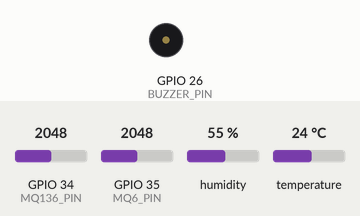
This sketch was run on a simulated ESP32. On the bench: buzzer (waves = sounding, pin HIGH). Inputs (shaded band) come from the test bench; at power-on: GPIO 34 (MQ136_PIN) = 2048, GPIO 35 (MQ6_PIN) = 2048, humidity 55 %, temperature 24 °C (analog values on the 0–4095 scale). What the sketch prints to the serial monitor is not drawn.

Above: at 0.1 s.
At 2.1 s:
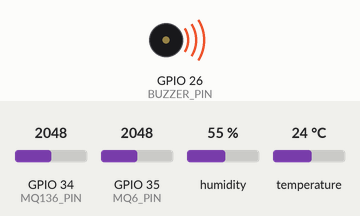
Timing chart, 0 to 3.6 s (numbered marks = the images above):
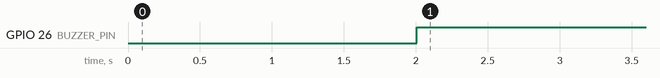

The sketch:

SmartGuardian.ino
```cpp
/*
  Smart Guardian — IoT Manhole Monitoring System
  Educational ESP32 firmware starter.

  IMPORTANT:
  - MQ sensor ADC values below are raw readings, NOT ppm.
  - Calibrate sensors and establish validated thresholds before use.
  - This prototype is NOT a certified confined-space safety instrument.
*/
#include <DHT.h>

#define MQ136_PIN 34
#define MQ6_PIN   35
#define DHT_PIN   4
#define DHT_TYPE  DHT22
#define BUZZER_PIN 26

// Example raw ADC trigger levels only; NOT gas concentration limits.
// Calibrate for your own sensor, circuit, environment and ESP32 board.
const int H2S_RAW_WARNING = 1800;
const int CH4_RAW_WARNING = 1800;

DHT dht(DHT_PIN, DHT_TYPE);
unsigned long lastSample = 0;
const unsigned long SAMPLE_INTERVAL_MS = 2000;

void setup() {
  Serial.begin(115200);
  pinMode(BUZZER_PIN, OUTPUT);
  digitalWrite(BUZZER_PIN, LOW);
  dht.begin();
  analogReadResolution(12); // Typical ESP32 ADC range: 0–4095
  Serial.println("Smart Guardian starting...");
  Serial.println("Warm up and calibrate gas sensors according to their datasheets.");
}

void loop() {
  if (millis() - lastSample < SAMPLE_INTERVAL_MS) return;
  lastSample = millis();

  int h2sRaw = analogRead(MQ136_PIN);
  int ch4Raw = analogRead(MQ6_PIN);
  float humidity = dht.readHumidity();
  float temperatureC = dht.readTemperature();

  bool dhtValid = !isnan(humidity) && !isnan(temperatureC);
  bool gasWarning = (h2sRaw >= H2S_RAW_WARNING) ||
                    (ch4Raw >= CH4_RAW_WARNING);

  digitalWrite(BUZZER_PIN, gasWarning ? HIGH : LOW);

  Serial.println("----- Smart Guardian readings -----");
  Serial.print("MQ136 raw ADC (H2S sensor): ");
  Serial.println(h2sRaw);
  Serial.print("MQ6 raw ADC (CH4 sensor): ");
  Serial.println(ch4Raw);

  if (dhtValid) {
    Serial.print("Temperature (C): ");
    Serial.println(temperatureC, 1);
    Serial.print("Humidity (%): ");
    Serial.println(humidity, 1);
  } else {
    Serial.println("DHT22 read error");
  }

  Serial.print("Alert: ");
  Serial.println(gasWarning ? "WARNING — configured raw threshold exceeded" : "No configured raw threshold exceeded");

  // TODO: Add GSM SMS and Wi-Fi dashboard publishing after configuring
  // your module, credentials, server endpoint, and secure transport.
}
```

Measured:
- by itself, GPIO 26 (BUZZER_PIN): LOW → HIGH at 2.0 s
